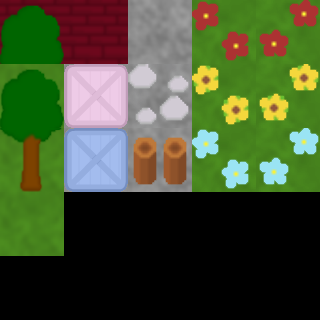

Below is a game level as drawn by its tile map, then a one-line description and the .tmx file that defines it, in full:
An orthogonal 5x5 tile map with 64x64 px tiles, 1 tile layer (Kachelebene 1).

<map version="1.0" tiledversion="1.0.3" orientation="orthogonal" renderorder="right-down" width="5" height="5" tilewidth="64" tileheight="64" nextobjectid="1">
 <tileset firstgid="1" source="tileset.tsx" />
 <layer name="Kachelebene 1" width="5" height="5">
  <data encoding="csv">
33,2,8,21,27,
22,35,25,24,26,
23,34,32,29,30,
1,0,0,0,0,
0,0,0,0,0
</data>
 </layer>
</map>